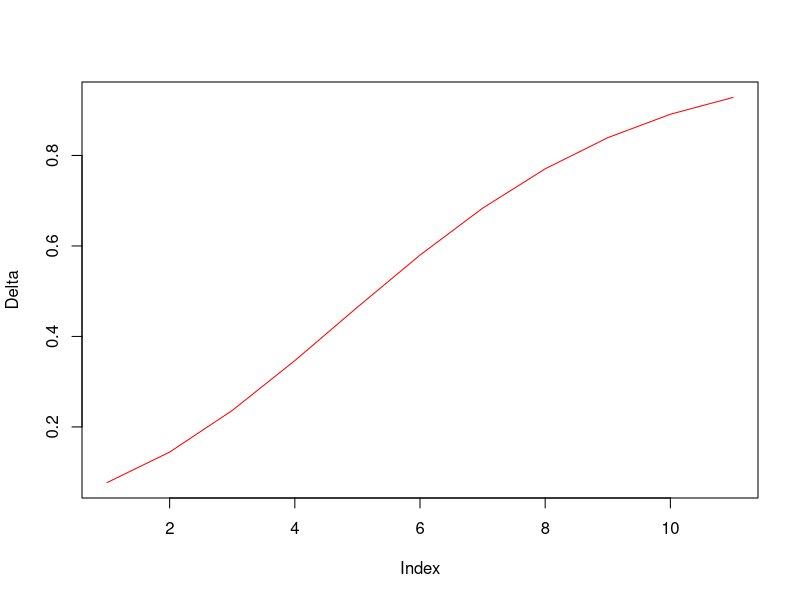
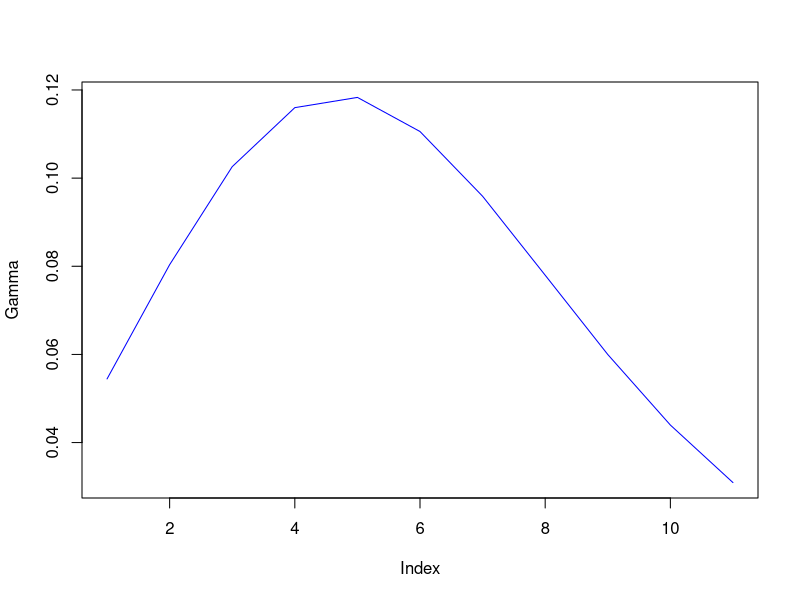
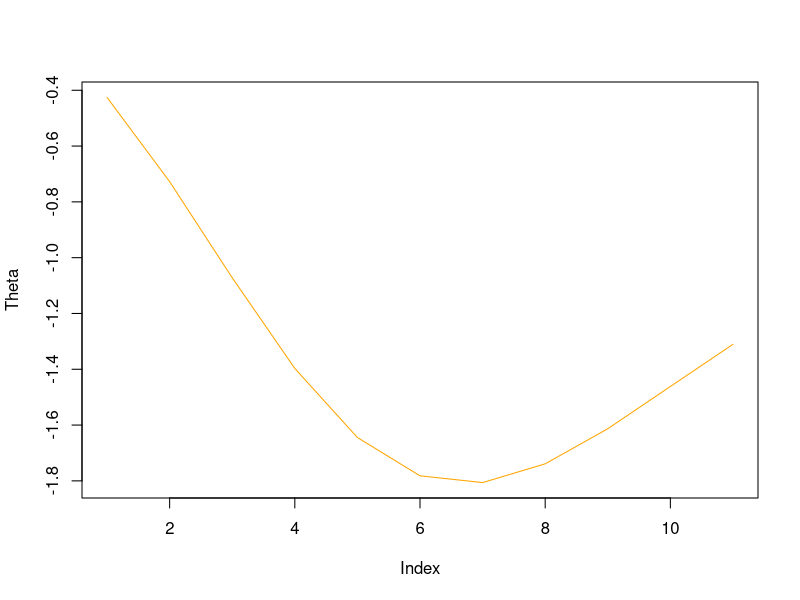
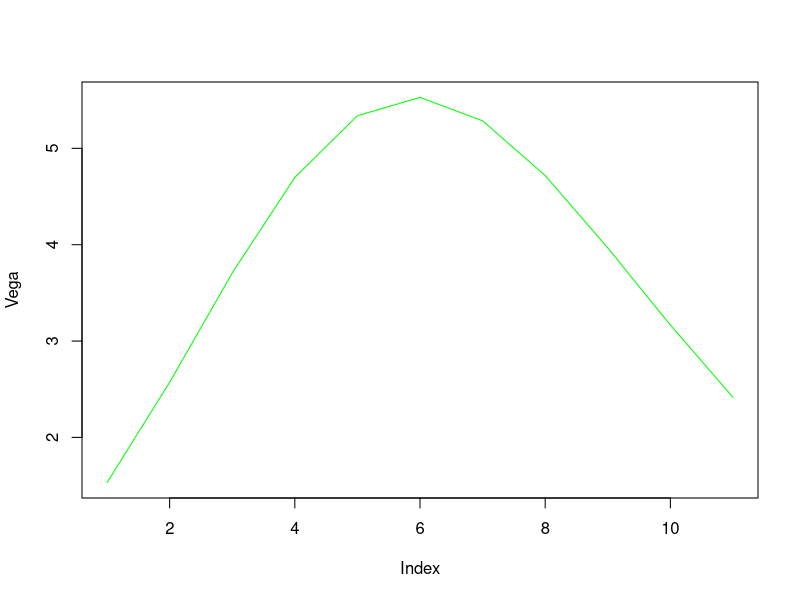
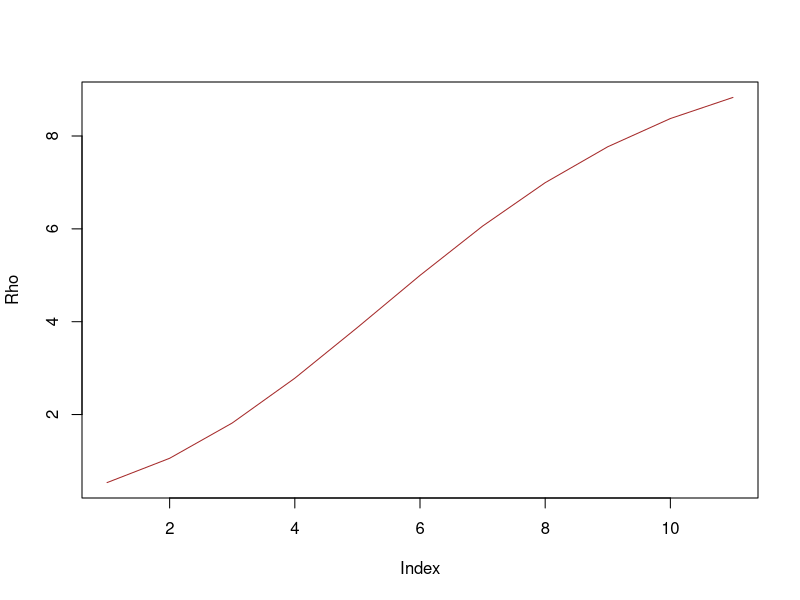
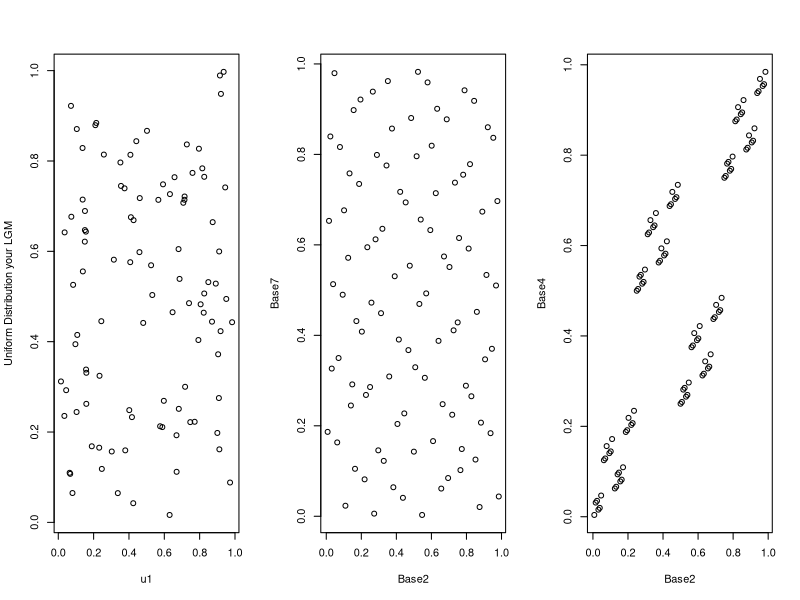

The R script that drew these images, in order:
## ---- chunk 1
knitr::opts_chunk$set(echo = TRUE)
library(knitr)
library(pracma)
## ---- chunk 2
lgm<-function(n){
  m = (2^31) - 1
  a = (7^5)
  x=vector(length = (n+1))
  u=vector(length = n)
  x[1]=as.numeric(Sys.time())
  for(i in 2:(n+1))
  {
    x[i] = (a*x[i - 1])%%m
    u[i-1] = (x[i]+0.5)/(m)
  }
  
  return (u)
}
box<-function(u1,u2){
  z1=((-2*log(u1))^(1/2))*cos(2*pi*u2)
  z2=((-2*log(u1))^(1/2))*sin(2*pi*u2)
  return(z1)
}




set.seed('0')
n=1000
## ---- chunk 3
generate_y<-function(t,n,y0){
  z1=box(lgm(n),lgm(n))
  y=vector(length = n)
  y[1]=y0
  h=t/n
  for(i in 2:n){
    T=h*(i-1)
    y[i]=y[(i-1)] + ((2/(1+T))*y[(i-1)] + (1 + T^3)/3)*h + ((1+T^3)/3)*z1[i]*sqrt(h)
  }
  return (y[n])
  
}
generate_x<-function(t,n,x0){
  z1=box(lgm(n),lgm(n))
  y=vector(length = n)
  y[1]=x0
  h=t/n
  for(i in 2:n){
    T=h*(i-1)
    y[i]=y[(i-1)] + (0.2-((0.5)*y[(i-1)]))*h + (2/3)*z1[i]*sqrt(h)
  }
  return (y[n])
  
}


t=2
x=vector(length = n)
y=vector(length = n)
for(i in 1:n){
  x[i]=generate_x(t,n,1)
  y[i]=generate_y(t,n,.75)
}
prob_5=sum(y>5)/n
expected_x2_3=sum(nthroot(x,3))/n
expected_x2_y2=sum(x*y*(x>1))/n
y3=vector(length = n)
for(i in 1:n){
  
  y3[i]=generate_y(3,n,.75)
}
expected_y3=mean(y3)

p=c(prob_5,expected_x2_3,expected_y3,expected_x2_y2)
p=as.matrix(p)
rownames(p)<-c("Prob","E1","E2","E3")
kable(p)

## ---- chunk 4
generate_x<-function(t,n,x0){
  z1=box(lgm(n),lgm(n))
  z2=box(lgm(n),lgm(n))
  x=vector(length = n)
  x[1]=x0
  h=t/n
  for(i in 2:n){
    T=h*(i-1)
    x[i]=x[(i-1)] +((1/4)*x[(i-1)]*h)+((1/3)*x[(i-1)]*z1[i]*sqrt(h)) -((3/4)*x[(i-1)]*z2[i]*sqrt(h))
  }
  return (x[n])
  
}
x3=vector(length = n)
for(i in 1:n){
  x3[i]=generate_x(3,n,1)
}
expect_x3=sum(1+((x3)^(1/3)))/n
  z1=box(lgm(n),lgm(n))
  z2=box(lgm(n),lgm(n))
y3=exp((-0.08*3)+((1/3)*sqrt(3)*z1)+((3/4)*sqrt(3)*z2))
expect_y3=sum(1+((y3)^(1/3)))/n
ta=c(expect_x3,expect_y3)
ta=as.matrix(ta)
rownames(ta)<-c("E1","E2")
kable(ta)

## ---- chunk 5
call<-function(s0,T,X,r,sigma){
  z2=box(lgm(1000),lgm(1000))
  st=s0*exp((r-(sigma^2))*T + sigma*sqrt(T)*z2)
  payoff=vector(length = length(st))
  for(i in 1:length(st))
  {
    payoff[i]=max(0,(st[i]-X))
  }
  st=s0*exp((r-(sigma^2))*T + sigma*sqrt(T)*(-z2))
  payoff_c=vector(length = length(st))
  for(i in 1:length(st))
  {
    payoff_c[i]=max(0,(st[i]-X))
  }
  pay=(payoff_c+payoff)/2
  call=exp(-r*T)*mean(pay)
  return(call)
}
## ---- chunk 6
call(100,0.25,100,0.05,0.2)

## ---- chunk 7
nor<-function(x){
  d1=0.0498673470*x
  d2=0.0211410061*(x^2)
  d3=0.0032776263*(x^3)
  d4=0.0000380036*(x^4)
  d5=0.0000488906*(x^5)
  d6=0.0000053830*(x^6)
  n=1-((1/2)*((1+ d1+d2+d3+d4+d5+d6)^(-16)))
  return(n)
}
call_bs<-function(s0,T,X,r,sigma){
  d1=(1/(sigma*sqrt(T)))*(log(s0/X) + (r+((sigma^2)/2))*T)
  d2=d1-(sigma*sqrt(T))
  if(d1>=0){
    n1=nor(d1)
  }else{
    n1=1-nor(-d1)
  }
  if(d2>=0){
    n2=nor(d2)
  }else{
    n2=1-nor(-d2)
  }  
  price=(s0*n1) - (X*(exp(-r*T))*n2)
  return (price)
}
cat("Call price using Black-Scholes is ")
call_bs(100,0.25,100,0.05,0.2)
## ---- chunk 8

greek<-function(s0,T,X,r,sigma){
  d1=(1/(sigma*sqrt(T)))*(log(s0/X) + (r+((sigma^2)/2))*T)
  d2=d1-(sigma*sqrt(T))
  if(d1>=0){
    n1=nor(d1)
  }else{
    n1=1-nor(-d1)
  }
  if(d2>=0){
    n2=nor(d2)
  }else{
    n2=1-nor(-d2)
  }  
  price=(s0*n1) - (X*(exp(-r*T))*n2)
  
  #To compute the pdf


n_d1 = exp((-d1^2)/2)/sqrt(2*pi);
n_d2 = exp((-d2^2)/2)/sqrt(2*pi);
  delta=n1
  gamma=n_d1/(s0*sigma*sqrt(T))
  theta=((-s0*sigma*n_d1)/(2*sqrt(T))-(r*X*exp(-r*T)*n2))
  vega = s0*sqrt(T)*n_d1
  rho = X*T*exp(-r*T)*n2;
  
  x=c(delta,gamma,theta,vega,rho)
  x=as.matrix(x)
  rownames(x)<-c("Delta","Gamma","Theta","Vega","Rho")
  return (x)
}
X=20
sigma=0.25
T=0.5
r=0.04
s0=15
gre=matrix(nrow=5,ncol=11)
s0=15:25
for(i in 1:11){
  gre[,i]=greek(s0[i],T,X,r,sigma)
}
plot(gre[1,],ylab="Delta",type="l",pch=4,col="Red")
plot(gre[2,],ylab="Gamma",type="l",col="Blue")
plot(gre[3,],ylab="Theta",type="l",col="Orange")
plot(gre[4,],ylab="Vega",type="l",col="Green")
plot(gre[5,],ylab="Rho",type="l",col="Brown")
## ---- chunk 9
heston<-function(S0,V0,T, X, r, sigma,alpha,beta, rho,n){
  z1=box(lgm(1000),lgm(1000))
  z2=box(lgm(1000),lgm(1000))
  w1=z1
  w2=rho*z1 + ((sqrt(1-(rho^2)))*z2)
  h=T/n
  v1=vector(length = n)
  v1[1]=V0
  s1=vector(length = n)
  s1[1]=S0
  v2=vector(length = n)
  v2[1]=V0
  s2=vector(length = n)
  s2[1]=S0
  v3=vector(length = n)
  v3[1]=V0
  s3=vector(length = n)
  s3[1]=S0
  for(i in 2:n){
    v1[i]=abs(v1[(i-1)])+(alpha*(beta-abs(v1[(i-1)]))*h + sigma*sqrt(abs(v1[(i-1)]))*w2[i]*sqrt(h))
    s1[i]=s1[(i-1)]+r*s1[(i-1)]*h + sqrt(abs(v1[(i-1)]))*s1[(i-1)]*w1[i]*sqrt(h)
    
    
    v2[i]=(v2[(i-1)])+(alpha*(beta-(v2[(i-1)]))*h + sigma*sqrt(max(v2[(i-1)],0))*w2[i]*sqrt(h))
    s2[i]=s2[(i-1)]+r*s2[(i-1)]*h + sqrt(max(v2[(i-1)],0))*s2[(i-1)]*w1[i]*sqrt(h)
    
    v3[i]=(v3[(i-1)])+(alpha*(beta-max(v3[(i-1)],0))*h + sigma*sqrt(max(v3[(i-1)],0))*w2[i]*sqrt(h))
    s3[i]=s3[(i-1)]+r*s3[(i-1)]*h + sqrt(max(v3[(i-1)],0))*s3[(i-1)]*w1[i]*sqrt(h)
    
  }
  call=vector(length = 3)
  call[1]=max(s1[n]-X,0)*exp(-r*T)
  call[2]=max(s2[n]-X,0)*exp(-r*T)
  call[3]=max(s3[n]-X,0)*exp(-r*T)
  return(call)
  
}

S0 = 48
T=0.5
X =50
r= 0.03
sigma = 0.42
alpha = 5.8
beta = 0.0625
rho = -0.6
nsteps = 1000
V0 = 0.05
call=matrix(nrow=n,ncol=3)
for(i in 1:n){
  call[i,]=heston(S0,V0,T, X, r, sigma,alpha,beta, rho,n)
}
call_reflection=mean(call[,1])
call_partial=mean(call[,2])
call_full=mean(call[,3])

c=c(call_reflection,call_partial,call_full)
c=as.matrix(c)
rownames(c)<-c("C1-Reflection","C2-Partial Truncation","C3-Full Truncation")
kable(c)
## ---- chunk 10
n=100
u1=lgm(n)
u2=lgm(n)
## ---- chunk 11
halton<-function(n,m){
  s=vector(length = n)
  num=1+ceiling(log(n)/log(m))
  vet=m^(-(1:num))
  work=vector(length = num)
  for(i in 1:n){
    j=1
    ok=0
    while(ok==0){
      work[j]=work[j]+1
      if(work[j]<m){
        ok=1
      }
      else{
        work[j]=0
        j=j+1
      }
    }
    s[i]=t(vet)%*%(work)
  }
  return(s)
  
}
m=c(2,7)

hal=matrix(nrow = n,ncol=2)
for(j in 1:2){
    hal[,j]=halton(n,m[j])
}


## ---- chunk 12
m=c(2,4)

hal2=matrix(nrow = n,ncol=2)
for(j in 1:2){
 
    hal2[,j]=halton(n,m[j])

}




## ---- chunk 13
par(mfrow=c(1,3))
plot(u1,u2,ylab="Uniform Distribution your LGM")
plot(hal[,1],hal[,2],xlab="Base2",ylab="Base7")
plot(hal2[,1],hal2[,2],xlab="Base2",ylab="Base4")
## ---- chunk 14
#x=halton()
m=cbind(c(2,2,5),c(4,7,7))
n=10000
inte=vector(length = nrow(m))

  hal4 = halton(n,4)
  hal5 = halton(n,5)
  hal2=halton(n,2)
  hal7=halton(n,7)
  
  #for base 2,4
  a=(exp(-hal2*hal4))
  b=sin(6*pi*hal2)
  c=nthroot(cos(2*pi*hal4),3)
  inte[1]=mean(a*(b+c))
  
  #for base 2,7
  a=(exp(-hal2*hal7))
  b=sin(6*pi*hal2)
  c=nthroot(cos(2*pi*hal7),3)
  inte[2]=mean(a*(b+c))  

  #for base 5,7
  a=(exp(-hal5*hal7))
  b=sin(6*pi*hal5)
  c=nthroot(cos(2*pi*hal7),3)
  inte[3]=mean(a*(b+c))
  inte=as.matrix(inte)
  rownames(inte)<-c("Base(2,4)","Base(2,7)","Base(5,7)")
kable(inte,caption = "Integral Value")

